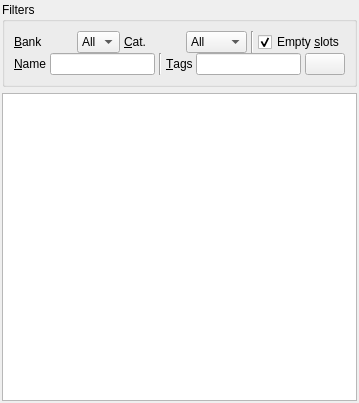
<?xml version="1.0" encoding="UTF-8"?>
<ui version="4.0">
 <class>Form</class>
 <widget class="QWidget" name="Form">
  <property name="geometry">
   <rect>
    <x>0</x>
    <y>0</y>
    <width>359</width>
    <height>403</height>
   </rect>
  </property>
  <property name="windowTitle">
   <string>Form</string>
  </property>
  <layout class="QGridLayout" name="gridLayout">
   <property name="margin">
    <number>2</number>
   </property>
   <item row="1" column="0">
    <widget class="CollectionTableView" name="collectionView">
     <property name="editTriggers">
      <set>QAbstractItemView::NoEditTriggers</set>
     </property>
     <property name="horizontalScrollMode">
      <enum>QAbstractItemView::ScrollPerPixel</enum>
     </property>
     <property name="cornerButtonEnabled">
      <bool>true</bool>
     </property>
     <attribute name="horizontalHeaderHighlightSections">
      <bool>false</bool>
     </attribute>
    </widget>
   </item>
   <item row="0" column="0">
    <widget class="QGroupBox" name="filterGroupBox">
     <property name="minimumSize">
      <size>
       <width>0</width>
       <height>50</height>
      </size>
     </property>
     <property name="title">
      <string>Filters</string>
     </property>
     <layout class="QVBoxLayout" name="verticalLayout_2">
      <property name="spacing">
       <number>0</number>
      </property>
      <item>
       <layout class="QHBoxLayout" name="horizontalLayout_2">
        <property name="spacing">
         <number>4</number>
        </property>
        <item>
         <widget class="QLabel" name="label_2">
          <property name="text">
           <string>&amp;Bank</string>
          </property>
          <property name="buddy">
           <cstring>bankCombo</cstring>
          </property>
         </widget>
        </item>
        <item>
         <widget class="QComboBox" name="bankCombo">
          <property name="sizePolicy">
           <sizepolicy hsizetype="Maximum" vsizetype="Fixed">
            <horstretch>0</horstretch>
            <verstretch>0</verstretch>
           </sizepolicy>
          </property>
          <item>
           <property name="text">
            <string>All</string>
           </property>
          </item>
          <item>
           <property name="text">
            <string>A</string>
           </property>
          </item>
          <item>
           <property name="text">
            <string>B</string>
           </property>
          </item>
          <item>
           <property name="text">
            <string>C</string>
           </property>
          </item>
          <item>
           <property name="text">
            <string>D</string>
           </property>
          </item>
          <item>
           <property name="text">
            <string>E</string>
           </property>
          </item>
          <item>
           <property name="text">
            <string>F</string>
           </property>
          </item>
          <item>
           <property name="text">
            <string>G</string>
           </property>
          </item>
          <item>
           <property name="text">
            <string>H</string>
           </property>
          </item>
         </widget>
        </item>
        <item>
         <widget class="QLabel" name="label_4">
          <property name="text">
           <string>&amp;Cat.</string>
          </property>
          <property name="buddy">
           <cstring>catCombo</cstring>
          </property>
         </widget>
        </item>
        <item>
         <widget class="QComboBox" name="catCombo">
          <item>
           <property name="text">
            <string>All</string>
           </property>
          </item>
          <item>
           <property name="text">
            <string>Init</string>
           </property>
          </item>
          <item>
           <property name="text">
            <string>Arp</string>
           </property>
          </item>
          <item>
           <property name="text">
            <string>Atmo</string>
           </property>
          </item>
          <item>
           <property name="text">
            <string>Bass</string>
           </property>
          </item>
          <item>
           <property name="text">
            <string>Drum</string>
           </property>
          </item>
          <item>
           <property name="text">
            <string>FX</string>
           </property>
          </item>
          <item>
           <property name="text">
            <string>Keys</string>
           </property>
          </item>
          <item>
           <property name="text">
            <string>Lead</string>
           </property>
          </item>
          <item>
           <property name="text">
            <string>Mono</string>
           </property>
          </item>
          <item>
           <property name="text">
            <string>Pad</string>
           </property>
          </item>
          <item>
           <property name="text">
            <string>Perc</string>
           </property>
          </item>
          <item>
           <property name="text">
            <string>Poly</string>
           </property>
          </item>
          <item>
           <property name="text">
            <string>Seq</string>
           </property>
          </item>
         </widget>
        </item>
        <item>
         <widget class="Line" name="line_2">
          <property name="orientation">
           <enum>Qt::Vertical</enum>
          </property>
         </widget>
        </item>
        <item>
         <widget class="QCheckBox" name="emptySlotsChk">
          <property name="text">
           <string>Empty &amp;slots</string>
          </property>
          <property name="checked">
           <bool>true</bool>
          </property>
         </widget>
        </item>
       </layout>
      </item>
      <item>
       <layout class="QHBoxLayout" name="horizontalLayout">
        <property name="spacing">
         <number>4</number>
        </property>
        <item>
         <widget class="QLabel" name="label">
          <property name="text">
           <string>&amp;Name</string>
          </property>
          <property name="buddy">
           <cstring>filterNameEdit</cstring>
          </property>
         </widget>
        </item>
        <item>
         <widget class="FilterNameEdit" name="filterNameEdit"/>
        </item>
        <item>
         <widget class="Line" name="line">
          <property name="orientation">
           <enum>Qt::Vertical</enum>
          </property>
         </widget>
        </item>
        <item>
         <widget class="QLabel" name="label_3">
          <property name="text">
           <string>&amp;Tags</string>
          </property>
          <property name="buddy">
           <cstring>filterTagsEdit</cstring>
          </property>
         </widget>
        </item>
        <item>
         <widget class="FilterTagsEdit" name="filterTagsEdit"/>
        </item>
        <item>
         <widget class="QPushButton" name="editModeBtn">
          <property name="toolTip">
           <string>Toggle to enable/disable name and category editing</string>
          </property>
          <property name="text">
           <string/>
          </property>
          <property name="icon">
           <iconset theme="edit-rename">
            <normaloff>../../../../../.designer/backup</normaloff>../../../../../.designer/backup</iconset>
          </property>
          <property name="checkable">
           <bool>true</bool>
          </property>
         </widget>
        </item>
       </layout>
      </item>
     </layout>
     <zorder></zorder>
     <zorder></zorder>
    </widget>
   </item>
  </layout>
 </widget>
 <customwidgets>
  <customwidget>
   <class>FilterNameEdit</class>
   <extends>QLineEdit</extends>
   <header>bigglesworth.widgets</header>
  </customwidget>
  <customwidget>
   <class>FilterTagsEdit</class>
   <extends>QLineEdit</extends>
   <header>bigglesworth.widgets</header>
  </customwidget>
  <customwidget>
   <class>CollectionTableView</class>
   <extends>QTableView</extends>
   <header>bigglesworth.widgets</header>
  </customwidget>
 </customwidgets>
 <resources/>
 <connections/>
</ui>
